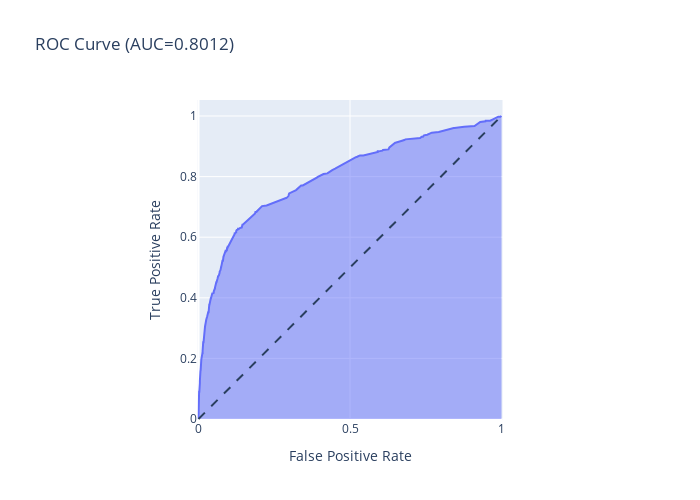

Write notebook code for a chart like this one.
### Code cell
y_score = lr.predict_proba(X_test[used_vars])[:, 1]
fpr, tpr, thresholds = roc_curve(y_test, y_score)

fig = px.area(
    x=fpr, y=tpr,
    title=f'ROC Curve (AUC={auc(fpr, tpr):.4f})',
    labels=dict(x='False Positive Rate', y='True Positive Rate'),
    width=700, height=500
)
fig.add_shape(
    type='line', line=dict(dash='dash'),
    x0=0, x1=1, y0=0, y1=1
)

fig.update_yaxes(scaleanchor="x", scaleratio=1)
fig.update_xaxes(constrain='domain')
fig.show()

### Figure 1 — Plotly figure (JSON) as saved in the notebook; plotly's stock layout.template omitted (floating-point values rounded to 4 significant figures; data arrays with more than 128 entries replaced by an {"elided": "..."} marker saying what was removed)
{"data": [{"hovertemplate": "False Positive Rate=%{x}<br>True Positive Rate=%{y}<extra></extra>", "legendgroup": "", "line": {"color": "#636efa"}, "marker": {"symbol": "circle"}, "mode": "lines", "name": "", "orientation": "v", "showlegend": false, "stackgroup": "1", "type": "scatter", "x": {"elided": "424 float values"}, "xaxis": "x", "y": {"elided": "424 float values"}, "yaxis": "y"}], "layout": {"height": 500, "legend": {"tracegroupgap": 0}, "shapes": [{"line": {"dash": "dash"}, "type": "line", "x0": 0, "x1": 1, "y0": 0, "y1": 1}], "title": {"text": "ROC Curve (AUC=0.8012)"}, "width": 700, "xaxis": {"anchor": "y", "constrain": "domain", "domain": [0, 1], "title": {"text": "False Positive Rate"}}, "yaxis": {"anchor": "x", "domain": [0, 1], "scaleanchor": "x", "scaleratio": 1, "title": {"text": "True Positive Rate"}}}}
